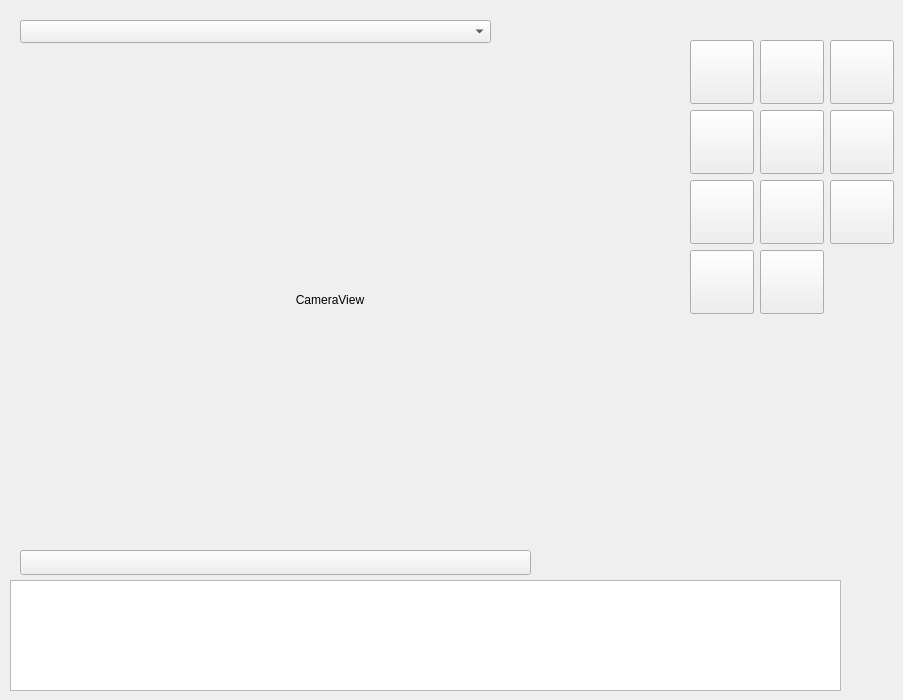
    <widget class="QWidget" name="tabOperation">
     <attribute name="title">
      <string>Operation</string>
     </attribute>
     <widget class="QTextBrowser" name="tInfo">
      <property name="enabled">
       <bool>true</bool>
      </property>
      <property name="geometry">
       <rect>
        <x>10</x>
        <y>580</y>
        <width>831</width>
        <height>111</height>
       </rect>
      </property>
     </widget>
     <widget class="QLabel" name="iCameraView">
      <property name="geometry">
       <rect>
        <x>10</x>
        <y>60</y>
        <width>640</width>
        <height>480</height>
       </rect>
      </property>
      <property name="text">
       <string>CameraView</string>
      </property>
      <property name="alignment">
       <set>Qt::AlignCenter</set>
      </property>
     </widget>
     <widget class="QComboBox" name="cbCameraStreamChooser">
      <property name="geometry">
       <rect>
        <x>20</x>
        <y>20</y>
        <width>471</width>
        <height>23</height>
       </rect>
      </property>
      <property name="currentText">
       <string/>
      </property>
     </widget>
     <widget class="QPushButton" name="bSoftware_Icon">
      <property name="geometry">
       <rect>
        <x>760</x>
        <y>40</y>
        <width>64</width>
        <height>64</height>
       </rect>
      </property>
      <property name="maximumSize">
       <size>
        <width>64</width>
        <height>64</height>
       </size>
      </property>
      <property name="toolTip">
       <string>Software</string>
      </property>
      <property name="text">
       <string/>
      </property>
     </widget>
     <widget class="QPushButton" name="bElectrical_Icon">
      <property name="geometry">
       <rect>
        <x>690</x>
        <y>40</y>
        <width>64</width>
        <height>64</height>
       </rect>
      </property>
      <property name="maximumSize">
       <size>
        <width>64</width>
        <height>64</height>
       </size>
      </property>
      <property name="toolTip">
       <string>Electrical</string>
      </property>
      <property name="text">
       <string/>
      </property>
     </widget>
     <widget class="QPushButton" name="bCommunications_Icon">
      <property name="geometry">
       <rect>
        <x>830</x>
        <y>40</y>
        <width>64</width>
        <height>64</height>
       </rect>
      </property>
      <property name="maximumSize">
       <size>
        <width>64</width>
        <height>64</height>
       </size>
      </property>
      <property name="toolTip">
       <string>Communications</string>
      </property>
      <property name="text">
       <string/>
      </property>
     </widget>
     <widget class="QPushButton" name="bSensors_Icon">
      <property name="geometry">
       <rect>
        <x>690</x>
        <y>110</y>
        <width>64</width>
        <height>64</height>
       </rect>
      </property>
      <property name="maximumSize">
       <size>
        <width>64</width>
        <height>64</height>
       </size>
      </property>
      <property name="toolTip">
       <string>Sensors</string>
      </property>
      <property name="text">
       <string/>
      </property>
     </widget>
     <widget class="QPushButton" name="bActuators_Icon">
      <property name="geometry">
       <rect>
        <x>760</x>
        <y>110</y>
        <width>64</width>
        <height>64</height>
       </rect>
      </property>
      <property name="maximumSize">
       <size>
        <width>64</width>
        <height>64</height>
       </size>
      </property>
      <property name="toolTip">
       <string>Actuators</string>
      </property>
      <property name="text">
       <string/>
      </property>
     </widget>
     <widget class="QPushButton" name="bDataStorage_Icon">
      <property name="geometry">
       <rect>
        <x>830</x>
        <y>110</y>
        <width>64</width>
        <height>64</height>
       </rect>
      </property>
      <property name="maximumSize">
       <size>
        <width>64</width>
        <height>64</height>
       </size>
      </property>
      <property name="toolTip">
       <string>Data Storage</string>
      </property>
      <property name="text">
       <string/>
      </property>
     </widget>
     <widget class="QPushButton" name="bRemoteControl_Icon">
      <property name="geometry">
       <rect>
        <x>690</x>
        <y>180</y>
        <width>64</width>
        <height>64</height>
       </rect>
      </property>
      <property name="maximumSize">
       <size>
        <width>64</width>
        <height>64</height>
       </size>
      </property>
      <property name="toolTip">
       <string>Remote Control</string>
      </property>
      <property name="text">
       <string/>
      </property>
     </widget>
     <widget class="QPushButton" name="bTargetAcquisition_Icon">
      <property name="geometry">
       <rect>
        <x>760</x>
        <y>180</y>
        <width>64</width>
        <height>64</height>
       </rect>
      </property>
      <property name="maximumSize">
       <size>
        <width>64</width>
        <height>64</height>
       </size>
      </property>
      <property name="toolTip">
       <string>Target Acquisition</string>
      </property>
      <property name="text">
       <string/>
      </property>
     </widget>
     <widget class="QPushButton" name="bPose_Icon">
      <property name="geometry">
       <rect>
        <x>830</x>
        <y>180</y>
        <width>64</width>
        <height>64</height>
       </rect>
      </property>
      <property name="maximumSize">
       <size>
        <width>64</width>
        <height>64</height>
       </size>
      </property>
      <property name="toolTip">
       <string>Pose</string>
      </property>
      <property name="text">
       <string/>
      </property>
     </widget>
     <widget class="QPushButton" name="bTiming_Icon">
      <property name="geometry">
       <rect>
        <x>690</x>
        <y>250</y>
        <width>64</width>
        <height>64</height>
       </rect>
      </property>
      <property name="maximumSize">
       <size>
        <width>64</width>
        <height>64</height>
       </size>
      </property>
      <property name="toolTip">
       <string>Timing</string>
      </property>
      <property name="text">
       <string/>
      </property>
     </widget>
     <widget class="QPushButton" name="bSystemResource_Icon">
      <property name="geometry">
       <rect>
        <x>760</x>
        <y>250</y>
        <width>64</width>
        <height>64</height>
       </rect>
      </property>
      <property name="maximumSize">
       <size>
        <width>64</width>
        <height>64</height>
       </size>
      </property>
      <property name="toolTip">
       <string>System Resource</string>
      </property>
      <property name="text">
       <string/>
      </property>
     </widget>
     <widget class="QPushButton" name="bDiagnoticFilter">
      <property name="geometry">
       <rect>
        <x>20</x>
        <y>550</y>
        <width>511</width>
        <height>25</height>
       </rect>
      </property>
      <property name="text">
       <string/>
      </property>
     </widget>
    </widget>
